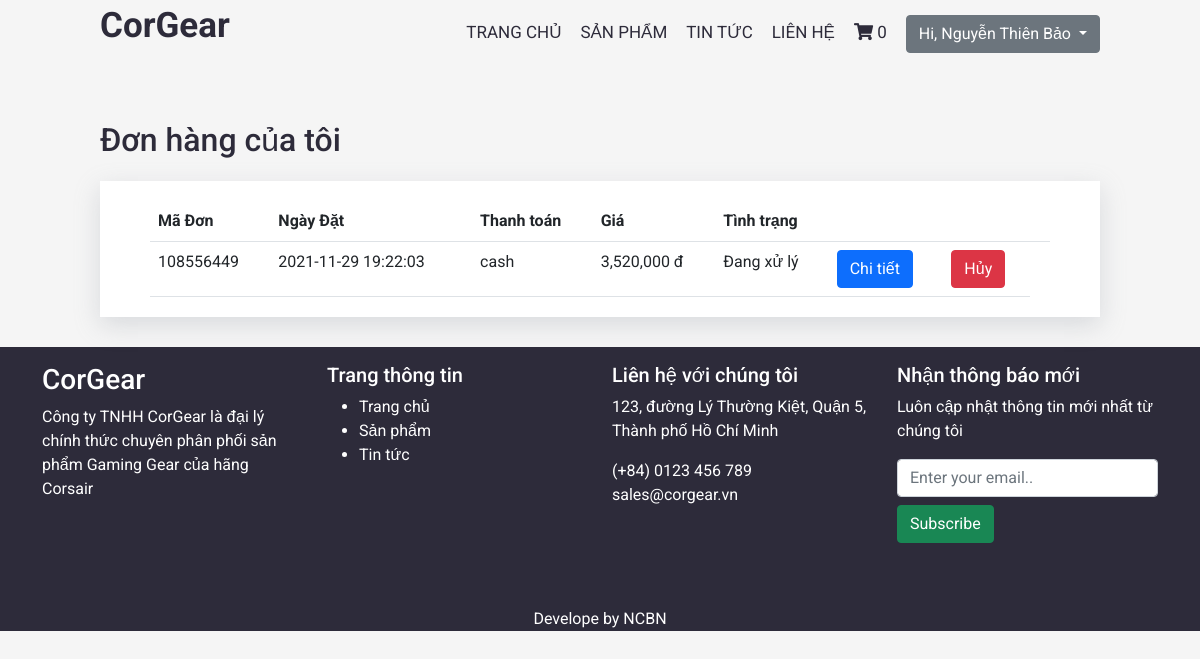
Page /order (signed in) on the committed database.
### tables this page shows
CREATE TABLE `orders` (
  `id` int(11) NOT NULL DEFAULT 1,
  `status` varchar(255) NOT NULL,
  `payment_type` varchar(255) NOT NULL,
  `create_date` datetime NOT NULL,
  `cost` int(11) NOT NULL,
  `member_id` varchar(255) DEFAULT NULL
);

### mvc/core/Controller.php (called while the page is built, shortened)
<?php
class Controller{
    public function callview($view, $data = [], $layout = "layout"){
        require_once "./mvc/views/layout/" . $layout . ".php";
    }
}
?>

### mvc/controllers/orderController.php (called while the page is built, shortened)
<?php
class orderController extends Controller{
    public function show(){
        $list = $this->callmodel("OrderDB");
        $list = $list->getOrderbyId();
        $this->callview("order",['orderlist'=>$list]);
    }
}
?>

### mvc/core/App.php (called while the page is built, shortened)
<?php
class App{
    protected $action="show";
    protected $params=[];
    function __construct(){
        $this->controller = new $this->controller;
        call_user_func([$this->controller, $this->action], $this->params);
    }
}
?>

### index.php (called while the page is built, shortened)
<?php
    $myApp = new App();
?>

### mvc/core/DB.php (called while the page is built, shortened)
<?php
class DB{
    public $servername ="localhost";
    public $username="root";
    public $password="";
    function __construct(){
        $this->connect = mysqli_connect($this->servername,$this->username,$this->password);
    }
}
?>

### mvc/models/OrderDB.php (called while the page is built, shortened)
<?php
class OrderDB extends DB{
    function getOrderbyId(){
        $idcus = $_SESSION['id'];
        $array = "SELECT * FROM `orders` WHERE `member_id` = '$idcus';";
        $array = mysqli_query($this->connect,$array);
        $result=[];
        while($s = mysqli_fetch_array($array, MYSQLI_ASSOC)){
            array_push($result,$s);
        }
        return $result;
    }
}
?>

### mvc/views/order.php (the view, shortened to what this page needs)
<div>
    <h1>Đơn hàng của tôi</h1>
    <div class="order-container">
        <table class="table table-hover">
            <tr>
                <th>Mã Đơn</th>
                <th>Ngày Đặt</th>
                <th>Thanh toán</th>
                <th>Giá</th>
                <th>Tình trạng</th>
                <th></th>
                <th></th>
                <th></th>
            </tr>
        <?php foreach($data['orderlist'] as $key=>$value){?>
            <tr id="<?= $value['id']?>">
                <td><?= $value['id']?></td>
                <td><?= $value['create_date']?></td>
                <td><?= $value['payment_type']?></td>
                <td><?= number_format($value['cost'], 0, "", ",")?> đ</td>
                <td><?= $value['status']?></td>
                <td><button name="orderDetail" class="btn btn-primary" data-bs-toggle="modal" data-bs-target="#exampleModal">Chi tiết</button></td>
                <?php if($value['status'] == 'Đang xử lý'){ ?>
                <td><button name="Cancelorder" class="btn btn-danger">Hủy</button></td>
                <?php } else {?>
                <td></td>
                <?php  }?>
            </tr>
        <?php }?>
        </table>
    </div>
</div>

### public/css/variables.css (style rules this page uses)
:root { --primary: #2152ff; --accent: #ff3d85; --secondary: #645f88; --success: #35bb78; --info: #05b4e1; --warning: #fac14d; --danger: #ff4943; --grey: #b4b2c5; --dark: #2d2b3a; --light: #f6f5fc; --back: #f5f5f5; --nav-height: 60px; --shadow: rgba(149, 157, 165, 0.3) 0px 8px 24px; --white-light: rgba(255, 255, 255, 0.5); --alice-blue: #f8f9fa; --carribean-green: #40c9a2; --gray: #ededed; }
* { box-sizing: border-box; -webkit-box-sizing: border-box; -moz-box-sizing: border-box; }
body { font-family: 'Roboto', sans-serif; line-height: 1.5; color: #2d2b3a; background: var(--back); width: 100%; }

### public/css/order.css (style rules this page uses)
.order-container { width: 100%; background: #fff; box-shadow: var(--shadow); padding-top: 20px; padding-bottom: 20px; }
.order-container table { margin: 0 auto; width: 900px; }

### public/css/pay.css (style rules this page uses)
td { padding:10px; text-align: start; }
th { padding:10px; }

### rows in the picture
orders: id "108556449", create_date "2021-11-29 19:22:03", payment_type "cash", cost "3,520,000", status "Đang xử lý", shows "Hủy"

### other values in the picture
$_SESSION['name'] "Nguyễn Thiên Bảo"
